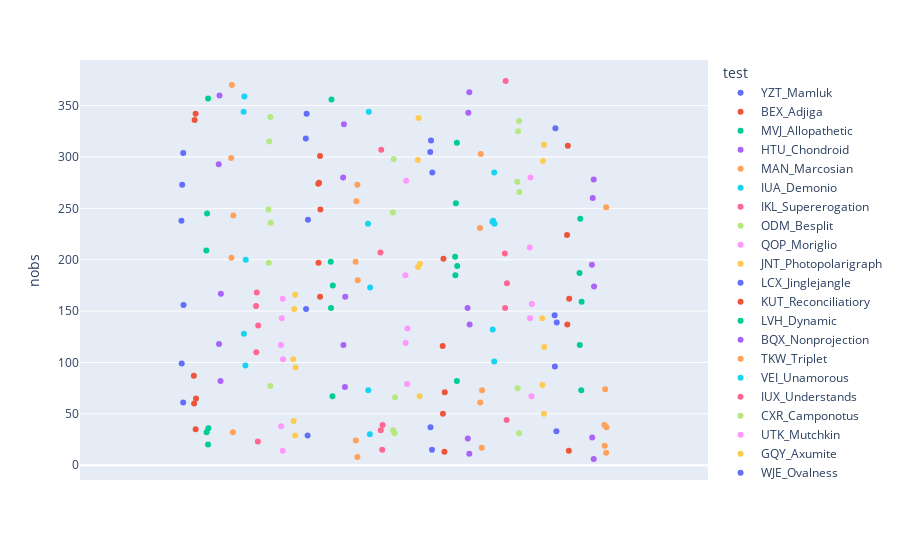

Notebook cell for this chart:
### Code cell
px.strip(df, y='nobs', color='test')

### Figure 1 — Plotly figure (JSON) as saved in the notebook; plotly's stock layout.template omitted (floating-point values rounded to 4 significant figures)
{"data": [{"alignmentgroup": "True", "boxpoints": "all", "fillcolor": "rgba(255,255,255,0)", "hoveron": "points", "hovertemplate": "test=YZT_Mamluk<br>nobs=%{y}<extra></extra>", "legendgroup": "YZT_Mamluk", "line": {"color": "rgba(255,255,255,0)"}, "marker": {"color": "#636efa"}, "name": "YZT_Mamluk", "offsetgroup": "YZT_Mamluk", "orientation": "v", "pointpos": 0, "showlegend": true, "type": "box", "x0": " ", "xaxis": "x", "y": [273, 156, 99, 61, 238, 304], "y0": " ", "yaxis": "y"}, {"alignmentgroup": "True", "boxpoints": "all", "fillcolor": "rgba(255,255,255,0)", "hoveron": "points", "hovertemplate": "test=BEX_Adjiga<br>nobs=%{y}<extra></extra>", "legendgroup": "BEX_Adjiga", "line": {"color": "rgba(255,255,255,0)"}, "marker": {"color": "#EF553B"}, "name": "BEX_Adjiga", "offsetgroup": "BEX_Adjiga", "orientation": "v", "pointpos": 0, "showlegend": true, "type": "box", "x0": " ", "xaxis": "x", "y": [342, 87, 60, 336, 65, 35], "y0": " ", "yaxis": "y"}, {"alignmentgroup": "True", "boxpoints": "all", "fillcolor": "rgba(255,255,255,0)", "hoveron": "points", "hovertemplate": "test=MVJ_Allopathetic<br>nobs=%{y}<extra></extra>", "legendgroup": "MVJ_Allopathetic", "line": {"color": "rgba(255,255,255,0)"}, "marker": {"color": "#00cc96"}, "name": "MVJ_Allopathetic", "offsetgroup": "MVJ_Allopathetic", "orientation": "v", "pointpos": 0, "showlegend": true, "type": "box", "x0": " ", "xaxis": "x", "y": [36, 32, 357, 245, 209, 20], "y0": " ", "yaxis": "y"}, {"alignmentgroup": "True", "boxpoints": "all", "fillcolor": "rgba(255,255,255,0)", "hoveron": "points", "hovertemplate": "test=HTU_Chondroid<br>nobs=%{y}<extra></extra>", "legendgroup": "HTU_Chondroid", "line": {"color": "rgba(255,255,255,0)"}, "marker": {"color": "#ab63fa"}, "name": "HTU_Chondroid", "offsetgroup": "HTU_Chondroid", "orientation": "v", "pointpos": 0, "showlegend": true, "type": "box", "x0": " ", "xaxis": "x", "y": [360, 118, 82, 167, 293], "y0": " ", "yaxis": "y"}, {"alignmentgroup": "True", "boxpoints": "all", "fillcolor": "rgba(255,255,255,0)", "hoveron": "points", "hovertemplate": "test=MAN_Marcosian<br>nobs=%{y}<extra></extra>", "legendgroup": "MAN_Marcosian", "line": {"color": "rgba(255,255,255,0)"}, "marker": {"color": "#FFA15A"}, "name": "MAN_Marcosian", "offsetgroup": "MAN_Marcosian", "orientation": "v", "pointpos": 0, "showlegend": true, "type": "box", "x0": " ", "xaxis": "x", "y": [32, 202, 370, 299, 243], "y0": " ", "yaxis": "y"}, {"alignmentgroup": "True", "boxpoints": "all", "fillcolor": "rgba(255,255,255,0)", "hoveron": "points", "hovertemplate": "test=IUA_Demonio<br>nobs=%{y}<extra></extra>", "legendgroup": "IUA_Demonio", "line": {"color": "rgba(255,255,255,0)"}, "marker": {"color": "#19d3f3"}, "name": "IUA_Demonio", "offsetgroup": "IUA_Demonio", "orientation": "v", "pointpos": 0, "showlegend": true, "type": "box", "x0": " ", "xaxis": "x", "y": [128, 97, 359, 344, 200], "y0": " ", "yaxis": "y"}, {"alignmentgroup": "True", "boxpoints": "all", "fillcolor": "rgba(255,255,255,0)", "hoveron": "points", "hovertemplate": "test=IKL_Supererogation<br>nobs=%{y}<extra></extra>", "legendgroup": "IKL_Supererogation", "line": {"color": "rgba(255,255,255,0)"}, "marker": {"color": "#FF6692"}, "name": "IKL_Supererogation", "offsetgroup": "IKL_Supererogation", "orientation": "v", "pointpos": 0, "showlegend": true, "type": "box", "x0": " ", "xaxis": "x", "y": [136, 23, 110, 155, 168], "y0": " ", "yaxis": "y"}, {"alignmentgroup": "True", "boxpoints": "all", "fillcolor": "rgba(255,255,255,0)", "hoveron": "points", "hovertemplate": "test=ODM_Besplit<br>nobs=%{y}<extra></extra>", "legendgroup": "ODM_Besplit", "line": {"color": "rgba(255,255,255,0)"}, "marker": {"color": "#B6E880"}, "name": "ODM_Besplit", "offsetgroup": "ODM_Besplit", "orientation": "v", "pointpos": 0, "showlegend": true, "type": "box", "x0": " ", "xaxis": "x", "y": [249, 236, 315, 77, 339, 197], "y0": " ", "yaxis": "y"}, {"alignmentgroup": "True", "boxpoints": "all", "fillcolor": "rgba(255,255,255,0)", "hoveron": "points", "hovertemplate": "test=QOP_Moriglio<br>nobs=%{y}<extra></extra>", "legendgroup": "QOP_Moriglio", "line": {"color": "rgba(255,255,255,0)"}, "marker": {"color": "#FF97FF"}, "name": "QOP_Moriglio", "offsetgroup": "QOP_Moriglio", "orientation": "v", "pointpos": 0, "showlegend": true, "type": "box", "x0": " ", "xaxis": "x", "y": [117, 143, 103, 14, 162, 38], "y0": " ", "yaxis": "y"}, {"alignmentgroup": "True", "boxpoints": "all", "fillcolor": "rgba(255,255,255,0)", "hoveron": "points", "hovertemplate": "test=JNT_Photopolarigraph<br>nobs=%{y}<extra></extra>", "legendgroup": "JNT_Photopolarigraph", "line": {"color": "rgba(255,255,255,0)"}, "marker": {"color": "#FECB52"}, "name": "JNT_Photopolarigraph", "offsetgroup": "JNT_Photopolarigraph", "orientation": "v", "pointpos": 0, "showlegend": true, "type": "box", "x0": " ", "xaxis": "x", "y": [95, 152, 29, 43, 166, 103], "y0": " ", "yaxis": "y"}, {"alignmentgroup": "True", "boxpoints": "all", "fillcolor": "rgba(255,255,255,0)", "hoveron": "points", "hovertemplate": "test=LCX_Jinglejangle<br>nobs=%{y}<extra></extra>", "legendgroup": "LCX_Jinglejangle", "line": {"color": "rgba(255,255,255,0)"}, "marker": {"color": "#636efa"}, "name": "LCX_Jinglejangle", "offsetgroup": "LCX_Jinglejangle", "orientation": "v", "pointpos": 0, "showlegend": true, "type": "box", "x0": " ", "xaxis": "x", "y": [29, 342, 239, 152, 318], "y0": " ", "yaxis": "y"}, {"alignmentgroup": "True", "boxpoints": "all", "fillcolor": "rgba(255,255,255,0)", "hoveron": "points", "hovertemplate": "test=KUT_Reconciliatiory<br>nobs=%{y}<extra></extra>", "legendgroup": "KUT_Reconciliatiory", "line": {"color": "rgba(255,255,255,0)"}, "marker": {"color": "#EF553B"}, "name": "KUT_Reconciliatiory", "offsetgroup": "KUT_Reconciliatiory", "orientation": "v", "pointpos": 0, "showlegend": true, "type": "box", "x0": " ", "xaxis": "x", "y": [197, 301, 249, 164, 275, 274], "y0": " ", "yaxis": "y"}, {"alignmentgroup": "True", "boxpoints": "all", "fillcolor": "rgba(255,255,255,0)", "hoveron": "points", "hovertemplate": "test=LVH_Dynamic<br>nobs=%{y}<extra></extra>", "legendgroup": "LVH_Dynamic", "line": {"color": "rgba(255,255,255,0)"}, "marker": {"color": "#00cc96"}, "name": "LVH_Dynamic", "offsetgroup": "LVH_Dynamic", "orientation": "v", "pointpos": 0, "showlegend": true, "type": "box", "x0": " ", "xaxis": "x", "y": [153, 198, 356, 175, 67], "y0": " ", "yaxis": "y"}, {"alignmentgroup": "True", "boxpoints": "all", "fillcolor": "rgba(255,255,255,0)", "hoveron": "points", "hovertemplate": "test=BQX_Nonprojection<br>nobs=%{y}<extra></extra>", "legendgroup": "BQX_Nonprojection", "line": {"color": "rgba(255,255,255,0)"}, "marker": {"color": "#ab63fa"}, "name": "BQX_Nonprojection", "offsetgroup": "BQX_Nonprojection", "orientation": "v", "pointpos": 0, "showlegend": true, "type": "box", "x0": " ", "xaxis": "x", "y": [76, 332, 280, 117, 164], "y0": " ", "yaxis": "y"}, {"alignmentgroup": "True", "boxpoints": "all", "fillcolor": "rgba(255,255,255,0)", "hoveron": "points", "hovertemplate": "test=TKW_Triplet<br>nobs=%{y}<extra></extra>", "legendgroup": "TKW_Triplet", "line": {"color": "rgba(255,255,255,0)"}, "marker": {"color": "#FFA15A"}, "name": "TKW_Triplet", "offsetgroup": "TKW_Triplet", "orientation": "v", "pointpos": 0, "showlegend": true, "type": "box", "x0": " ", "xaxis": "x", "y": [257, 180, 198, 273, 8, 24], "y0": " ", "yaxis": "y"}, {"alignmentgroup": "True", "boxpoints": "all", "fillcolor": "rgba(255,255,255,0)", "hoveron": "points", "hovertemplate": "test=VEI_Unamorous<br>nobs=%{y}<extra></extra>", "legendgroup": "VEI_Unamorous", "line": {"color": "rgba(255,255,255,0)"}, "marker": {"color": "#19d3f3"}, "name": "VEI_Unamorous", "offsetgroup": "VEI_Unamorous", "orientation": "v", "pointpos": 0, "showlegend": true, "type": "box", "x0": " ", "xaxis": "x", "y": [73, 344, 235, 173, 30], "y0": " ", "yaxis": "y"}, {"alignmentgroup": "True", "boxpoints": "all", "fillcolor": "rgba(255,255,255,0)", "hoveron": "points", "hovertemplate": "test=IUX_Understands<br>nobs=%{y}<extra></extra>", "legendgroup": "IUX_Understands", "line": {"color": "rgba(255,255,255,0)"}, "marker": {"color": "#FF6692"}, "name": "IUX_Understands", "offsetgroup": "IUX_Understands", "orientation": "v", "pointpos": 0, "showlegend": true, "type": "box", "x0": " ", "xaxis": "x", "y": [39, 207, 15, 34, 307], "y0": " ", "yaxis": "y"}, {"alignmentgroup": "True", "boxpoints": "all", "fillcolor": "rgba(255,255,255,0)", "hoveron": "points", "hovertemplate": "test=CXR_Camponotus<br>nobs=%{y}<extra></extra>", "legendgroup": "CXR_Camponotus", "line": {"color": "rgba(255,255,255,0)"}, "marker": {"color": "#B6E880"}, "name": "CXR_Camponotus", "offsetgroup": "CXR_Camponotus", "orientation": "v", "pointpos": 0, "showlegend": true, "type": "box", "x0": " ", "xaxis": "x", "y": [246, 34, 298, 31, 66], "y0": " ", "yaxis": "y"}, {"alignmentgroup": "True", "boxpoints": "all", "fillcolor": "rgba(255,255,255,0)", "hoveron": "points", "hovertemplate": "test=UTK_Mutchkin<br>nobs=%{y}<extra></extra>", "legendgroup": "UTK_Mutchkin", "line": {"color": "rgba(255,255,255,0)"}, "marker": {"color": "#FF97FF"}, "name": "UTK_Mutchkin", "offsetgroup": "UTK_Mutchkin", "orientation": "v", "pointpos": 0, "showlegend": true, "type": "box", "x0": " ", "xaxis": "x", "y": [277, 79, 119, 185, 133], "y0": " ", "yaxis": "y"}, {"alignmentgroup": "True", "boxpoints": "all", "fillcolor": "rgba(255,255,255,0)", "hoveron": "points", "hovertemplate": "test=GQY_Axumite<br>nobs=%{y}<extra></extra>", "legendgroup": "GQY_Axumite", "line": {"color": "rgba(255,255,255,0)"}, "marker": {"color": "#FECB52"}, "name": "GQY_Axumite", "offsetgroup": "GQY_Axumite", "orientation": "v", "pointpos": 0, "showlegend": true, "type": "box", "x0": " ", "xaxis": "x", "y": [193, 338, 297, 196, 67], "y0": " ", "yaxis": "y"}, {"alignmentgroup": "True", "boxpoints": "all", "fillcolor": "rgba(255,255,255,0)", "hoveron": "points", "hovertemplate": "test=WJE_Ovalness<br>nobs=%{y}<extra></extra>", "legendgroup": "WJE_Ovalness", "line": {"color": "rgba(255,255,255,0)"}, "marker": {"color": "#636efa"}, "name": "WJE_Ovalness", "offsetgroup": "WJE_Ovalness", "orientation": "v", "pointpos": 0, "showlegend": true, "type": "box", "x0": " ", "xaxis": "x", "y": [316, 15, 305, 37, 285], "y0": " ", "yaxis": "y"}, {"alignmentgroup": "True", "boxpoints": "all", "fillcolor": "rgba(255,255,255,0)", "hoveron": "points", "hovertemplate": "test=ESP_Tautourea<br>nobs=%{y}<extra></extra>", "legendgroup": "ESP_Tautourea", "line": {"color": "rgba(255,255,255,0)"}, "marker": {"color": "#EF553B"}, "name": "ESP_Tautourea", "offsetgroup": "ESP_Tautourea", "orientation": "v", "pointpos": 0, "showlegend": true, "type": "box", "x0": " ", "xaxis": "x", "y": [50, 116, 71, 201, 13], "y0": " ", "yaxis": "y"}, {"alignmentgroup": "True", "boxpoints": "all", "fillcolor": "rgba(255,255,255,0)", "hoveron": "points", "hovertemplate": "test=JHX_Oleographer<br>nobs=%{y}<extra></extra>", "legendgroup": "JHX_Oleographer", "line": {"color": "rgba(255,255,255,0)"}, "marker": {"color": "#00cc96"}, "name": "JHX_Oleographer", "offsetgroup": "JHX_Oleographer", "orientation": "v", "pointpos": 0, "showlegend": true, "type": "box", "x0": " ", "xaxis": "x", "y": [185, 255, 314, 194, 82, 203], "y0": " ", "yaxis": "y"}, {"alignmentgroup": "True", "boxpoints": "all", "fillcolor": "rgba(255,255,255,0)", "hoveron": "points", "hovertemplate": "test=YVC_Shoddied<br>nobs=%{y}<extra></extra>", "legendgroup": "YVC_Shoddied", "line": {"color": "rgba(255,255,255,0)"}, "marker": {"color": "#ab63fa"}, "name": "YVC_Shoddied", "offsetgroup": "YVC_Shoddied", "orientation": "v", "pointpos": 0, "showlegend": true, "type": "box", "x0": " ", "xaxis": "x", "y": [26, 11, 153, 343, 363, 137], "y0": " ", "yaxis": "y"}, {"alignmentgroup": "True", "boxpoints": "all", "fillcolor": "rgba(255,255,255,0)", "hoveron": "points", "hovertemplate": "test=CHJ_Surnamed<br>nobs=%{y}<extra></extra>", "legendgroup": "CHJ_Surnamed", "line": {"color": "rgba(255,255,255,0)"}, "marker": {"color": "#FFA15A"}, "name": "CHJ_Surnamed", "offsetgroup": "CHJ_Surnamed", "orientation": "v", "pointpos": 0, "showlegend": true, "type": "box", "x0": " ", "xaxis": "x", "y": [231, 303, 61, 17, 73], "y0": " ", "yaxis": "y"}, {"alignmentgroup": "True", "boxpoints": "all", "fillcolor": "rgba(255,255,255,0)", "hoveron": "points", "hovertemplate": "test=UHD_Exhortingly<br>nobs=%{y}<extra></extra>", "legendgroup": "UHD_Exhortingly", "line": {"color": "rgba(255,255,255,0)"}, "marker": {"color": "#19d3f3"}, "name": "UHD_Exhortingly", "offsetgroup": "UHD_Exhortingly", "orientation": "v", "pointpos": 0, "showlegend": true, "type": "box", "x0": " ", "xaxis": "x", "y": [285, 132, 101, 238, 237, 235], "y0": " ", "yaxis": "y"}, {"alignmentgroup": "True", "boxpoints": "all", "fillcolor": "rgba(255,255,255,0)", "hoveron": "points", "hovertemplate": "test=FUN_Refacilitate<br>nobs=%{y}<extra></extra>", "legendgroup": "FUN_Refacilitate", "line": {"color": "rgba(255,255,255,0)"}, "marker": {"color": "#FF6692"}, "name": "FUN_Refacilitate", "offsetgroup": "FUN_Refacilitate", "orientation": "v", "pointpos": 0, "showlegend": true, "type": "box", "x0": " ", "xaxis": "x", "y": [206, 44, 153, 177, 374], "y0": " ", "yaxis": "y"}, {"alignmentgroup": "True", "boxpoints": "all", "fillcolor": "rgba(255,255,255,0)", "hoveron": "points", "hovertemplate": "test=TEC_Cremationism<br>nobs=%{y}<extra></extra>", "legendgroup": "TEC_Cremationism", "line": {"color": "rgba(255,255,255,0)"}, "marker": {"color": "#B6E880"}, "name": "TEC_Cremationism", "offsetgroup": "TEC_Cremationism", "orientation": "v", "pointpos": 0, "showlegend": true, "type": "box", "x0": " ", "xaxis": "x", "y": [266, 325, 335, 276, 31, 75], "y0": " ", "yaxis": "y"}, {"alignmentgroup": "True", "boxpoints": "all", "fillcolor": "rgba(255,255,255,0)", "hoveron": "points", "hovertemplate": "test=NLB_Lysigenously<br>nobs=%{y}<extra></extra>", "legendgroup": "NLB_Lysigenously", "line": {"color": "rgba(255,255,255,0)"}, "marker": {"color": "#FF97FF"}, "name": "NLB_Lysigenously", "offsetgroup": "NLB_Lysigenously", "orientation": "v", "pointpos": 0, "showlegend": true, "type": "box", "x0": " ", "xaxis": "x", "y": [212, 67, 143, 280, 157], "y0": " ", "yaxis": "y"}, {"alignmentgroup": "True", "boxpoints": "all", "fillcolor": "rgba(255,255,255,0)", "hoveron": "points", "hovertemplate": "test=BYJ_Sufferant<br>nobs=%{y}<extra></extra>", "legendgroup": "BYJ_Sufferant", "line": {"color": "rgba(255,255,255,0)"}, "marker": {"color": "#FECB52"}, "name": "BYJ_Sufferant", "offsetgroup": "BYJ_Sufferant", "orientation": "v", "pointpos": 0, "showlegend": true, "type": "box", "x0": " ", "xaxis": "x", "y": [296, 143, 115, 312, 50, 78], "y0": " ", "yaxis": "y"}, {"alignmentgroup": "True", "boxpoints": "all", "fillcolor": "rgba(255,255,255,0)", "hoveron": "points", "hovertemplate": "test=QSI_Sackmaking<br>nobs=%{y}<extra></extra>", "legendgroup": "QSI_Sackmaking", "line": {"color": "rgba(255,255,255,0)"}, "marker": {"color": "#636efa"}, "name": "QSI_Sackmaking", "offsetgroup": "QSI_Sackmaking", "orientation": "v", "pointpos": 0, "showlegend": true, "type": "box", "x0": " ", "xaxis": "x", "y": [139, 146, 33, 96, 328], "y0": " ", "yaxis": "y"}, {"alignmentgroup": "True", "boxpoints": "all", "fillcolor": "rgba(255,255,255,0)", "hoveron": "points", "hovertemplate": "test=OQD_Lucken<br>nobs=%{y}<extra></extra>", "legendgroup": "OQD_Lucken", "line": {"color": "rgba(255,255,255,0)"}, "marker": {"color": "#EF553B"}, "name": "OQD_Lucken", "offsetgroup": "OQD_Lucken", "orientation": "v", "pointpos": 0, "showlegend": true, "type": "box", "x0": " ", "xaxis": "x", "y": [14, 224, 162, 137, 311], "y0": " ", "yaxis": "y"}, {"alignmentgroup": "True", "boxpoints": "all", "fillcolor": "rgba(255,255,255,0)", "hoveron": "points", "hovertemplate": "test=IAF_Beefier<br>nobs=%{y}<extra></extra>", "legendgroup": "IAF_Beefier", "line": {"color": "rgba(255,255,255,0)"}, "marker": {"color": "#00cc96"}, "name": "IAF_Beefier", "offsetgroup": "IAF_Beefier", "orientation": "v", "pointpos": 0, "showlegend": true, "type": "box", "x0": " ", "xaxis": "x", "y": [117, 187, 73, 159, 240], "y0": " ", "yaxis": "y"}, {"alignmentgroup": "True", "boxpoints": "all", "fillcolor": "rgba(255,255,255,0)", "hoveron": "points", "hovertemplate": "test=SUB_Spancels<br>nobs=%{y}<extra></extra>", "legendgroup": "SUB_Spancels", "line": {"color": "rgba(255,255,255,0)"}, "marker": {"color": "#ab63fa"}, "name": "SUB_Spancels", "offsetgroup": "SUB_Spancels", "orientation": "v", "pointpos": 0, "showlegend": true, "type": "box", "x0": " ", "xaxis": "x", "y": [260, 6, 195, 278, 27, 174], "y0": " ", "yaxis": "y"}, {"alignmentgroup": "True", "boxpoints": "all", "fillcolor": "rgba(255,255,255,0)", "hoveron": "points", "hovertemplate": "test=UTB_Crystallise<br>nobs=%{y}<extra></extra>", "legendgroup": "UTB_Crystallise", "line": {"color": "rgba(255,255,255,0)"}, "marker": {"color": "#FFA15A"}, "name": "UTB_Crystallise", "offsetgroup": "UTB_Crystallise", "orientation": "v", "pointpos": 0, "showlegend": true, "type": "box", "x0": " ", "xaxis": "x", "y": [251, 39, 37, 12, 74, 19], "y0": " ", "yaxis": "y"}], "layout": {"boxmode": "group", "legend": {"title": {"text": "test"}, "tracegroupgap": 0}, "margin": {"t": 60}, "xaxis": {"anchor": "y", "domain": [0, 1]}, "yaxis": {"anchor": "x", "domain": [0, 1], "title": {"text": "nobs"}}}}
